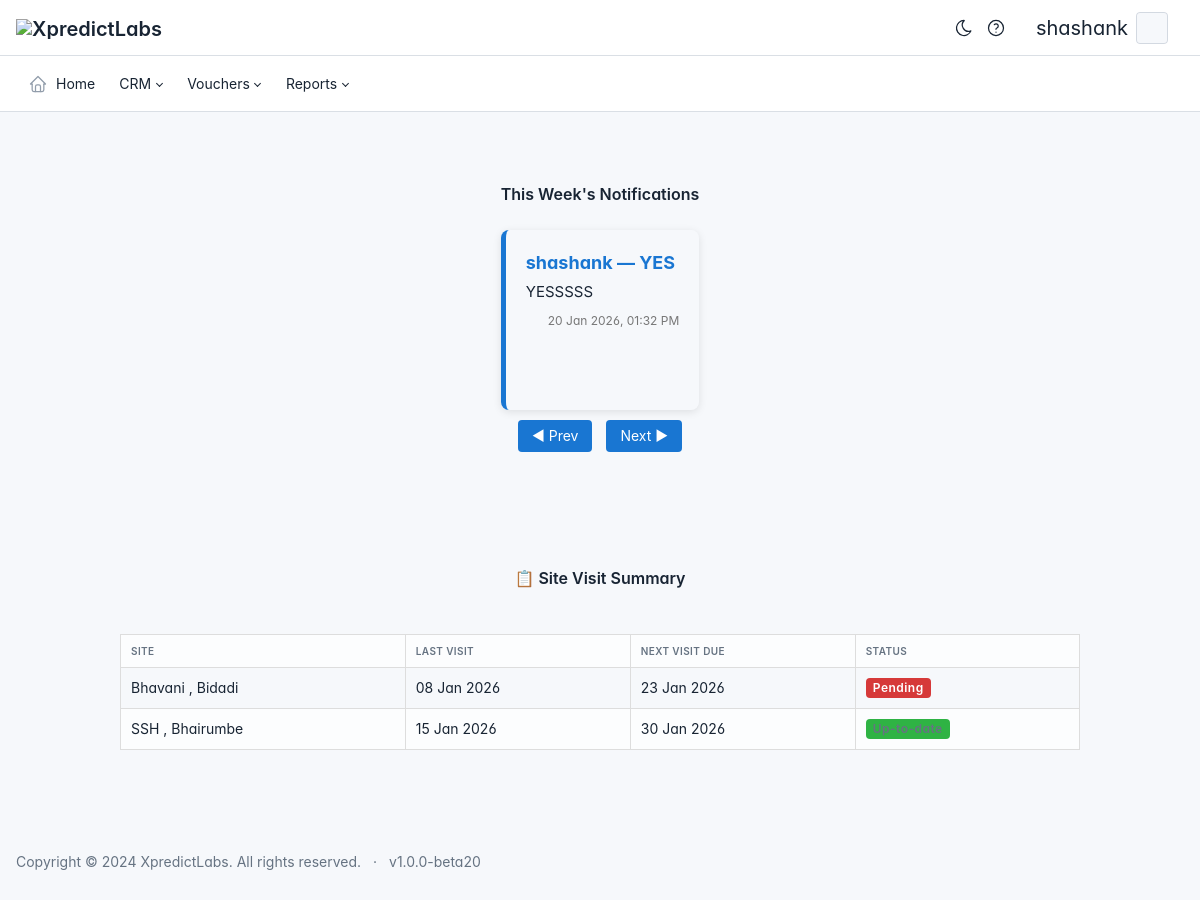
Page /website/home (signed in) on the committed database.
### app/models.py (models this page shows, shortened)
class UserProfile(models.Model):
    user = models.OneToOneField(User, on_delete=models.CASCADE)
    employee_id = models.CharField(max_length=10, unique=True, editable=False)
    zone = models.ForeignKey(Zone, on_delete=models.SET_NULL, null=True, blank=True, default=None)
    groups = models.ManyToManyField(Group, blank=True)
    email = models.EmailField(unique=True)  # Ensure unique email
    contact_number = models.CharField(max_length=15, default="0000000000")
    date_of_birth = models.DateField(default="2000-01-01")
    division = models.ForeignKey(Division, on_delete=models.SET_NULL, null=True, blank=True, default=None)
    target= models.ForeignKey(Target, on_delete=models.SET_NULL, null=True, blank=True)
    profile_picture = models.ImageField(upload_to="profile_pics/", default="profile_pics/default.jpg")

class CoreModule(models.Model):
    name = models.CharField(max_length=100, unique=True)  # Module name (e.g., "CRM")
    description = models.TextField(blank=True, null=True)  # Optional description
    is_active = models.BooleanField(default=True)  # Globally enable or disable this module
    slug = models.SlugField(unique=True, blank=True, null=True)  # Slug field for URL

### website/models.py (models this page shows)
class Notification(models.Model):
    user = models.ForeignKey(User, on_delete=models.CASCADE)
    title = models.CharField(max_length=200)
    message = models.TextField()
    created_at = models.DateTimeField(auto_now_add=True)
    status = models.CharField(max_length=20, choices=[('unread', 'Unread'), ('read', 'Read')], default='unread')

### apage/models.py (models this page shows, shortened)
class Site(models.Model):
    name = models.CharField(max_length=100)
    zone = models.ForeignKey(Zone, on_delete=models.CASCADE , null=True, blank=True)

class ServiceReport(models.Model):
    service_name = models.CharField(max_length=255)
    date_of_visit = models.DateField(validators=[no_future_dates], null=True, blank=True)
    zone = models.ForeignKey(Zone, on_delete=models.SET_NULL, null=True, blank=True, related_name='service_reports')
    site = models.ForeignKey(Site, on_delete=models.SET_NULL, null=True, blank=True, related_name='service_reports')
    phone_no = models.CharField(max_length=15, null=True, blank=True)
    reason_of_visit = models.CharField(max_length=255, null=True, blank=True)
    in_time = models.TimeField(null=True, blank=True)
    out_time = models.TimeField(null=True, blank=True)
    other_remarks = models.TextField(blank=True, null=True, help_text="Store all other remarks concatenated.")
    spares_details = models.TextField(blank=True, null=True, help_text="Concatenated spares details")
    service_person_signature = models.TextField(blank=True, null=True, help_text="Base64-encoded signature of the service person.")
    service_person_name = models.CharField(max_length=255, blank=True, null=True, help_text="Name of the service person.")
    client_signature = models.TextField(blank=True, null=True, help_text="Base64-encoded signature of the client.")
    client_name = models.CharField(max_length=255, blank=True, null=True, help_text="Name of the client.")
    created_by = models.ForeignKey(User,on_delete=models.SET_NULL,null=True,blank=True)
    created_date = models.DateField(default=timezone.now)
    customer_name = models.CharField(max_length=255, null=True, blank=True)
    contact_number = models.CharField(max_length=15, null=True, blank=True)
    location = models.CharField(max_length=255, null=True, blank=True)
    state = models.ForeignKey(State, on_delete=models.SET_NULL, null=True)
    date_of_complaint = models.DateField(null=True, blank=True)
    status_of_call = models.CharField(max_length=100, null=True, blank=True)
    electronic_items = models.ManyToManyField(ElectronicItem, through='ElectronicItemStatus')
    electronic_panels = models.ManyToManyField(ElectronicPanel, through='ElectronicPanelStatus')
    chemical_items = models.ManyToManyField(ChemicalItem, through='ChemicalItemStatus')
    pumps = models.ManyToManyField(Pump, through='PumpStatus')
    miscellaneous_items = models.ManyToManyField(MiscellaneousItem, through='MiscellaneousItemStatus')
    wastewater_parameters = models.ManyToManyField(WastewaterParameter, through='WastewaterParameterStatus')
    client_signed = models.BooleanField(default=False)  # ✅ NEW
    client_remark = models.TextField(blank=True, null=True, help_text="Remarks given by the client while signing.")
    is_draft = models.BooleanField(default=False)
    STATUS_CHOICES = [
        ('pending', 'Pending'),
        ('approved', 'Approved'),
        ('rejected', 'Rejected'),
    ]
    rejection_reason = models.TextField(blank=True, null=True)
    status = models.CharField(
        max_length=20,
        choices=STATUS_CHOICES,
        default='pending',
    )
    class Meta:
        verbose_name = 'Service Report'
        verbose_name_plural = 'Service Reports'

### website/views.py (the view)
# urls.py: path('home', views.home, name="home"),
@login_required(login_url='/login/')
def home(request):
    today = timezone.now().date()
    all_sites = Site.objects.all()
    visit_data = []
    for site in all_sites:
        last_visit = (
            ServiceReport.objects.filter(site=site)
            .order_by('-date_of_visit')
            .first()
        )
        if last_visit:
            next_visit = last_visit.date_of_visit + timedelta(days=15)
            is_due = next_visit < today
            visit_data.append({
                'site': site,
                'last_visit': last_visit.date_of_visit,
                'next_visit': next_visit,
                'is_due': is_due,
            })
    if request.user.is_staff or request.user.is_superuser:
        notifications = Notification.objects.all().order_by('-created_at')
    else:
        notifications = Notification.objects.filter(user=request.user).order_by('-created_at')
    from django.contrib.auth.models import User
    todays_birthdays = User.objects.filter(
        userprofile__date_of_birth__month=today.month,
        userprofile__date_of_birth__day=today.day
    )
    self_birthday = todays_birthdays.filter(id=request.user.id).exists()
    others_birthdays = todays_birthdays.exclude(id=request.user.id)
    show_birthday_popup = False
    if (self_birthday or others_birthdays.exists()) and not request.session.get("birthday_popup_shown"):
        show_birthday_popup = True
        request.session["birthday_popup_shown"] = True
    return render(request, 'xp/home.html', {
        'notifications': notifications,
        'visit_data': visit_data,
        'todays_birthdays': todays_birthdays,
        'self_birthday': self_birthday,
        'others_birthdays': others_birthdays,
        'show_birthday_popup': show_birthday_popup,
    })

### templates/xp/home.html (shortened to what this page needs)
{% extends 'base.html' %}
{% block content %}
<div class="notifications-wrapper">
    <h3 class="text-center mb-4"> This Week's Notifications</h3>
    {% if notifications %}
        <div class="notification-carousel" id="notification-carousel">
            {% for notification in notifications %}
            <div class="notification-slide{% if forloop.first %} active{% endif %}">
                <div class="notification-title">
                    {% if request.user.is_superuser or request.user.is_staff %}
                        {{ notification.user.username }} —
                    {% endif %}
                    {{ notification.title }}
                </div>
                <div class="notification-message">{{ notification.message }}</div>
                <div class="notification-timestamp">{{ notification.created_at|date:"d M Y, h:i A" }}</div>
            </div>
            {% endfor %}
        </div>
        <div class="nav-buttons">
            <button onclick="prevSlide()">◀ Prev</button>
            <button onclick="nextSlide()">Next ▶</button>
        </div>
    {% else %}
        <p class="empty-message"> No notifications this week.</p>
    {% endif %}
</div>
<div class="site-visits-wrapper container mt-4">
    <h3 class="text-center mb-4">📋 Site Visit Summary</h3>
    <div class="table-responsive">
        <table class="table table-bordered table-striped align-middle">
            <thead class="table-primary">
                <tr>
                    <th>Site</th>
                    <th>Last Visit</th>
                    <th>Next Visit Due</th>
                    <th>Status</th>
                </tr>
            </thead>
            <tbody>
                {% for row in visit_data %}
                <tr>
                    <td>{{ row.site.name }}</td>
                    <td>{{ row.last_visit|date:"d M Y" }}</td>
                    <td>{{ row.next_visit|date:"d M Y" }}</td>
                    <td>
                        {% if row.is_due %}
                            <span class="badge bg-danger text-white">Pending</span>
                        {% else %}
                            <span class="badge bg-success">Up-to-date</span>
                        {% endif %}
                    </td>
                </tr>
                {% empty %}
                <tr>
                    <td colspan="4" class="text-center text-muted">No site visit data found.</td>
                </tr>
                {% endfor %}
            </tbody>
        </table>
    </div>
</div>
{% endblock %}

### templates/base.html (shortened to what this page needs)
<!doctype html>
{% load static %}
<html lang="en">
<head>
	{% load static %}
	<link href="{% static 'css/tabler.min.css' %}" rel="stylesheet" />
	<link href="{% static 'css/tabler-flags.min.css' %}" rel="stylesheet" />
	<link href="{% static 'css/tabler-payments.min.css' %}" rel="stylesheet" />
	<link href="{% static 'css/tabler-vendors.min.css' %}" rel="stylesheet" />
	<link href="{% static 'css/extra.css' %}" rel="stylesheet" />
	<link href="{% static 'css/demo.min.css' %}" rel="stylesheet" />
	<link rel="stylesheet" href="https://cdn.datatables.net/2.1.8/css/dataTables.dataTables.css" />
	<link href="https://cdnjs.cloudflare.com/ajax/libs/select2/4.0.13/css/select2.min.css" rel="stylesheet" />
</head>
<body>
	<div class="page">
		<header class="navbar navbar-expand-md d-print-none">
			<div class="container-fluid">
				<h1 class="navbar-brand navbar-brand-autodark d-none-navbar-horizontal pe-0 pe-md-3">
					<a href="{% url 'home' %}">
						<img src="{% static 'xlogo.png' %}" width="110" height="32" alt="XpredictLabs"
							class="navbar-brand-image">
					</a>
				</h1>
				<div class="navbar-nav flex-row order-md-last">
					<div class=" d-flex">
						<a href="?theme=dark" class="nav-link px-0 hide-theme-dark" title="Enable dark mode"
							data-bs-toggle="tooltip" data-bs-placement="bottom">
						</a>
						<div class="nav-item dropdown d-flex me-3">
							<a href="#" class="nav-link px-0" data-bs-toggle="dropdown" aria-expanded="false" title="Help & Manuals">
							</a>
						</div>
						<div class="nav-item dropdown d-flex me-3">
							{% if user.is_authenticated %}
							<div class="nav-item dropdown ">
								<a href="#" class="nav-link d-flex lh-1 text-reset p-0" data-bs-toggle="dropdown"
									aria-label="Open user menu">
									<div class=" d-sm-block ps-2 me-2">
											<div class="fs-2">{{ user.username }} </div>
									</div>
									<span class="avatar avatar-sm"
      										style="background-image: url('{{ user.userprofile.profile_picture.url }}')">
									</span>
								</a>
							</div>
							{% else %}
							<div class="nav-item">
								<a class="nav-link text-white" href="{% url 'login' %}">Login</a>
							</div>
							{% endif %}
						</div>
					</div>
				</div>
			</div>
		</header>
		<header class="navbar-expand-md">
			<div class="collapse navbar-collapse" id="navbar-menu">
				<div class="navbar">
					<div class="container-fluid">
						<ul class="navbar-nav">
							<li class="nav-item">
								<a class="nav-link" href="{% url 'home' %}">
									<span class="nav-link-icon d-md-none d-lg-inline-block">
									</span>
									<span class="nav-link-title">
										Home
									</span>
								</a>
							</li>
									{% for module, visible_submodules in modules_with_submodules.items %}
									<li class="nav-item dropdown">
										<a class="nav-link dropdown-toggle" href="#" id="dropdown-{{ module.id }}"
											role="button" data-bs-toggle="dropdown" aria-haspopup="true"
											aria-expanded="false">
											{{ module.name }}
										</a>
									</li>
									{% endfor %}
						</ul>
					</div>
				</div>
			</div>
		</header>
		<div class="page-wrapper">
			{% block content %}{% endblock content %}
			<footer class="footer footer-transparent d-print-none">
				<div class="container-fluid">
					<div class="row text-center align-items-center flex-row">
						<div class="col-12 col-lg-auto mt-3 mt-lg-0">
							<ul class="list-inline list-inline-dots mb-0">
								<li class="list-inline-item">
									Copyright &copy; 2024
									<a href="https://xpredictlabs.com/" class="link-secondary"> XpredictLabs</a>.
									All rights reserved.
								</li>
								<li class="list-inline-item">
									v1.0.0-beta20
								</li>
							</ul>
						</div>
					</div>
				</div>
			</footer>
		</div>
	</div>
    <link href="https://cdn.jsdelivr.net/npm/select2@4.0.13/dist/css/select2.min.css" rel="stylesheet">
</body>
</html>

### rows in the picture
CoreModule: name "CRM"
CoreModule: name "Vouchers"
CoreModule: name "Reports"
Notification: user.username "shashank", title "YES", message "YESSSSS", created_at "20 Jan 2026, 01:32 PM"
Site: site.name "Bhavani , Bidadi", last_visit "08 Jan 2026", next_visit "23 Jan 2026", shows "Pending"
Site: site.name "SSH , Bhairumbe", last_visit "15 Jan 2026", next_visit "30 Jan 2026"

### other values in the picture
{{ user.username }} "shashank"
